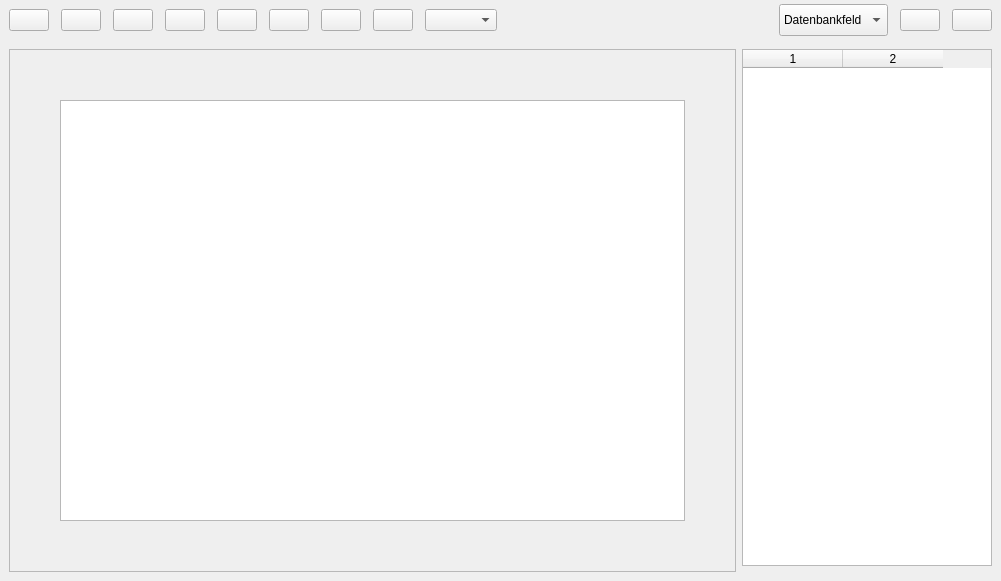
<?xml version="1.0" encoding="UTF-8"?>
<ui version="4.0">
 <class>Tab_Ed_Ui</class>
 <widget class="QWidget" name="Tab_Ed_Ui">
  <property name="geometry">
   <rect>
    <x>0</x>
    <y>0</y>
    <width>1001</width>
    <height>581</height>
   </rect>
  </property>
  <property name="windowTitle">
   <string>Form</string>
  </property>
  <layout class="QVBoxLayout" name="verticalLayout_3">
   <property name="spacing">
    <number>0</number>
   </property>
   <property name="margin">
    <number>0</number>
   </property>
   <item>
    <widget class="QWidget" name="toolBar" native="true">
     <property name="sizePolicy">
      <sizepolicy hsizetype="Preferred" vsizetype="Fixed">
       <horstretch>0</horstretch>
       <verstretch>0</verstretch>
      </sizepolicy>
     </property>
     <layout class="QHBoxLayout" name="horizontalLayout_2">
      <property name="spacing">
       <number>12</number>
      </property>
      <property name="topMargin">
       <number>4</number>
      </property>
      <property name="bottomMargin">
       <number>4</number>
      </property>
      <item>
       <widget class="QPushButton" name="but_open">
        <property name="sizePolicy">
         <sizepolicy hsizetype="Fixed" vsizetype="Fixed">
          <horstretch>0</horstretch>
          <verstretch>0</verstretch>
         </sizepolicy>
        </property>
        <property name="text">
         <string/>
        </property>
        <property name="icon">
         <iconset resource="../../../resources/TurnFix.qrc">
          <normaloff>:/appicons/folder.png</normaloff>:/appicons/folder.png</iconset>
        </property>
        <property name="iconSize">
         <size>
          <width>24</width>
          <height>24</height>
         </size>
        </property>
        <property name="shortcut">
         <string>Ctrl+O</string>
        </property>
       </widget>
      </item>
      <item>
       <widget class="QPushButton" name="but_save">
        <property name="sizePolicy">
         <sizepolicy hsizetype="Fixed" vsizetype="Fixed">
          <horstretch>0</horstretch>
          <verstretch>0</verstretch>
         </sizepolicy>
        </property>
        <property name="text">
         <string/>
        </property>
        <property name="icon">
         <iconset resource="../../../resources/TurnFix.qrc">
          <normaloff>:/appicons/save.png</normaloff>:/appicons/save.png</iconset>
        </property>
        <property name="iconSize">
         <size>
          <width>24</width>
          <height>24</height>
         </size>
        </property>
       </widget>
      </item>
      <item>
       <widget class="QPushButton" name="but_reset">
        <property name="sizePolicy">
         <sizepolicy hsizetype="Fixed" vsizetype="Fixed">
          <horstretch>0</horstretch>
          <verstretch>0</verstretch>
         </sizepolicy>
        </property>
        <property name="text">
         <string/>
        </property>
        <property name="icon">
         <iconset resource="../../../resources/TurnFix.qrc">
          <normaloff>:/appicons/bin_closed.png</normaloff>:/appicons/bin_closed.png</iconset>
        </property>
        <property name="iconSize">
         <size>
          <width>24</width>
          <height>24</height>
         </size>
        </property>
       </widget>
      </item>
      <item>
       <widget class="QPushButton" name="but_front">
        <property name="text">
         <string/>
        </property>
        <property name="icon">
         <iconset resource="../../../resources/TurnFix.qrc">
          <normaloff>:/appicons/shape_move_front.png</normaloff>:/appicons/shape_move_front.png</iconset>
        </property>
        <property name="iconSize">
         <size>
          <width>24</width>
          <height>24</height>
         </size>
        </property>
       </widget>
      </item>
      <item>
       <widget class="QPushButton" name="but_back">
        <property name="text">
         <string/>
        </property>
        <property name="icon">
         <iconset resource="../../../resources/TurnFix.qrc">
          <normaloff>:/appicons/shape_move_back.png</normaloff>:/appicons/shape_move_back.png</iconset>
        </property>
        <property name="iconSize">
         <size>
          <width>24</width>
          <height>24</height>
         </size>
        </property>
       </widget>
      </item>
      <item>
       <widget class="QPushButton" name="but_moveup">
        <property name="text">
         <string/>
        </property>
        <property name="icon">
         <iconset resource="../../../resources/TurnFix.qrc">
          <normaloff>:/appicons/shape_move_forwards.png</normaloff>:/appicons/shape_move_forwards.png</iconset>
        </property>
        <property name="iconSize">
         <size>
          <width>24</width>
          <height>24</height>
         </size>
        </property>
       </widget>
      </item>
      <item>
       <widget class="QPushButton" name="but_movedown">
        <property name="text">
         <string/>
        </property>
        <property name="icon">
         <iconset resource="../../../resources/TurnFix.qrc">
          <normaloff>:/appicons/shape_move_backwards.png</normaloff>:/appicons/shape_move_backwards.png</iconset>
        </property>
        <property name="iconSize">
         <size>
          <width>24</width>
          <height>24</height>
         </size>
        </property>
       </widget>
      </item>
      <item>
       <widget class="QPushButton" name="but_acenter">
        <property name="text">
         <string/>
        </property>
        <property name="icon">
         <iconset resource="../../../resources/TurnFix.qrc">
          <normaloff>:/appicons/shape_align_center.png</normaloff>:/appicons/shape_align_center.png</iconset>
        </property>
        <property name="iconSize">
         <size>
          <width>24</width>
          <height>24</height>
         </size>
        </property>
       </widget>
      </item>
      <item>
       <widget class="QComboBox" name="cmb_zoom"/>
      </item>
      <item>
       <spacer name="horizontalSpacer">
        <property name="orientation">
         <enum>Qt::Horizontal</enum>
        </property>
        <property name="sizeHint" stdset="0">
         <size>
          <width>40</width>
          <height>20</height>
         </size>
        </property>
       </spacer>
      </item>
      <item>
       <widget class="QComboBox" name="cmb_typ">
        <property name="sizePolicy">
         <sizepolicy hsizetype="Fixed" vsizetype="Fixed">
          <horstretch>0</horstretch>
          <verstretch>0</verstretch>
         </sizepolicy>
        </property>
        <property name="minimumSize">
         <size>
          <width>0</width>
          <height>32</height>
         </size>
        </property>
        <property name="maximumSize">
         <size>
          <width>16777215</width>
          <height>32</height>
         </size>
        </property>
        <item>
         <property name="text">
          <string>Datenbankfeld</string>
         </property>
        </item>
        <item>
         <property name="text">
          <string>Textfeld</string>
         </property>
        </item>
        <item>
         <property name="text">
          <string>Grafik</string>
         </property>
        </item>
        <item>
         <property name="text">
          <string>Linie</string>
         </property>
        </item>
       </widget>
      </item>
      <item>
       <widget class="QPushButton" name="but_add">
        <property name="toolTip">
         <string>Strg++</string>
        </property>
        <property name="text">
         <string/>
        </property>
        <property name="icon">
         <iconset resource="../../../resources/TurnFix.qrc">
          <normaloff>:/appicons/plus.png</normaloff>:/appicons/plus.png</iconset>
        </property>
        <property name="iconSize">
         <size>
          <width>24</width>
          <height>24</height>
         </size>
        </property>
        <property name="shortcut">
         <string>Ctrl++</string>
        </property>
       </widget>
      </item>
      <item>
       <widget class="QPushButton" name="but_del">
        <property name="toolTip">
         <string>Strg+-</string>
        </property>
        <property name="text">
         <string/>
        </property>
        <property name="icon">
         <iconset resource="../../../resources/TurnFix.qrc">
          <normaloff>:/appicons/minus.png</normaloff>:/appicons/minus.png</iconset>
        </property>
        <property name="iconSize">
         <size>
          <width>24</width>
          <height>24</height>
         </size>
        </property>
        <property name="shortcut">
         <string>Ctrl+-</string>
        </property>
       </widget>
      </item>
     </layout>
    </widget>
   </item>
   <item>
    <widget class="QWidget" name="widget" native="true">
     <layout class="QGridLayout" name="gridLayout_3">
      <item row="0" column="0" rowspan="2">
       <widget class="QScrollArea" name="scrollArea">
        <property name="widgetResizable">
         <bool>true</bool>
        </property>
        <widget class="QWidget" name="sa">
         <property name="geometry">
          <rect>
           <x>0</x>
           <y>0</y>
           <width>713</width>
           <height>501</height>
          </rect>
         </property>
         <layout class="QGridLayout" name="gridLayout_2">
          <property name="margin">
           <number>50</number>
          </property>
          <item row="0" column="0">
           <widget class="QGraphicsView" name="graphicsView">
            <property name="verticalScrollBarPolicy">
             <enum>Qt::ScrollBarAlwaysOff</enum>
            </property>
            <property name="horizontalScrollBarPolicy">
             <enum>Qt::ScrollBarAlwaysOff</enum>
            </property>
            <property name="alignment">
             <set>Qt::AlignLeading|Qt::AlignLeft|Qt::AlignTop</set>
            </property>
           </widget>
          </item>
         </layout>
        </widget>
       </widget>
      </item>
      <item row="0" column="1">
       <widget class="QTableWidget" name="tbl_items">
        <property name="sizePolicy">
         <sizepolicy hsizetype="Fixed" vsizetype="Expanding">
          <horstretch>0</horstretch>
          <verstretch>0</verstretch>
         </sizepolicy>
        </property>
        <property name="minimumSize">
         <size>
          <width>250</width>
          <height>0</height>
         </size>
        </property>
        <property name="maximumSize">
         <size>
          <width>250</width>
          <height>16777215</height>
         </size>
        </property>
        <property name="editTriggers">
         <set>QAbstractItemView::NoEditTriggers</set>
        </property>
        <property name="alternatingRowColors">
         <bool>true</bool>
        </property>
        <property name="selectionMode">
         <enum>QAbstractItemView::SingleSelection</enum>
        </property>
        <property name="selectionBehavior">
         <enum>QAbstractItemView::SelectRows</enum>
        </property>
        <property name="columnCount">
         <number>2</number>
        </property>
        <attribute name="horizontalHeaderHighlightSections">
         <bool>false</bool>
        </attribute>
        <attribute name="verticalHeaderVisible">
         <bool>false</bool>
        </attribute>
        <attribute name="verticalHeaderDefaultSectionSize">
         <number>20</number>
        </attribute>
        <attribute name="verticalHeaderVisible">
         <bool>false</bool>
        </attribute>
        <attribute name="verticalHeaderDefaultSectionSize">
         <number>20</number>
        </attribute>
        <attribute name="horizontalHeaderHighlightSections">
         <bool>false</bool>
        </attribute>
        <column/>
        <column/>
       </widget>
      </item>
      <item row="1" column="1">
       <widget class="QWidget" name="wdg_props" native="true">
        <layout class="QVBoxLayout" name="verticalLayout">
         <property name="margin">
          <number>0</number>
         </property>
        </layout>
       </widget>
      </item>
     </layout>
    </widget>
   </item>
  </layout>
 </widget>
 <resources>
  <include location="../../../resources/TurnFix.qrc"/>
 </resources>
 <connections/>
</ui>
